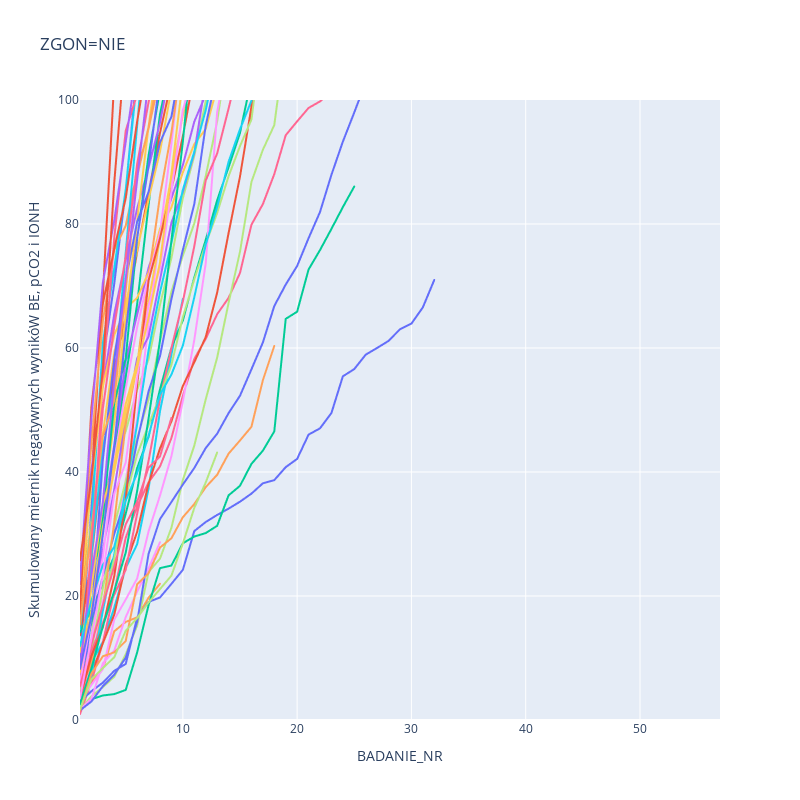
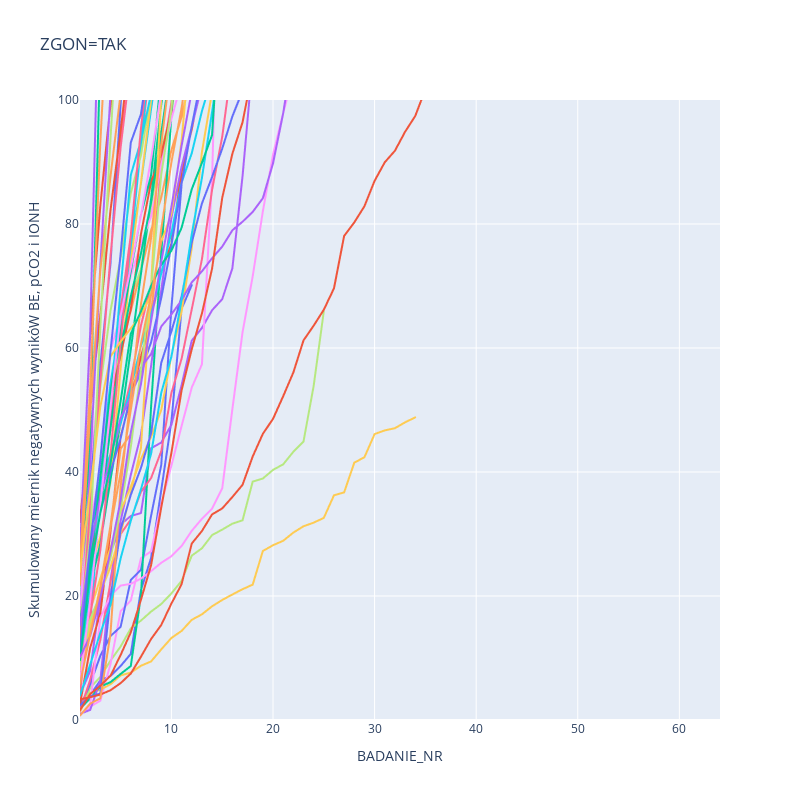

The notebook cell saved with these charts, in order:
### Code cell
# Podziel dane na dwie ramki danych
df_zgon_0 = df_miernik_all_scum[df_miernik_all['ZGON'] == 0]
df_zgon_1 = df_miernik_all_scum[df_miernik_all['ZGON'] == 1]

fig0 = make_subplots(rows=1, cols=2, subplot_titles=['Scatter Plot', 'Box Plot'])

# Wykres dla ZGON=0
fig1 = px.line(df_zgon_0, x='BADANIE_NR', y='Miernik_sum', color='PACJENT_NR', 
              labels={'BADANIE_NR': 'BADANIE_NR', 'Miernik_sum': 'Miernik', 'PACJENT_NR': 'Pacjent'},
              title='ZGON=NIE', width=800, height=800)
fig1.update_xaxes(title_text='BADANIE_NR')
fig1.update_yaxes(title_text='Skumulowany miernik negatywnych wynikóW BE, pCO2 i IONH')
fig1.update_layout(showlegend=False)

# Wykres dla ZGON=1
fig2 = px.line(df_zgon_1, x='BADANIE_NR', y='Miernik_sum', color='PACJENT_NR', 
               labels={'BADANIE_NR': 'BADANIE_NR', 'Miernik_sum': 'Miernik', 'PACJENT_NR': 'Pacjent'},
               title='ZGON=TAK', width=800, height=800)
fig2.update_xaxes(title_text='BADANIE_NR')
fig2.update_yaxes(title_text='Skumulowany miernik negatywnych wynikóW BE, pCO2 i IONH')
fig2.update_layout(showlegend=False)

fig1.update_yaxes(range=[0, 100])
fig2.update_yaxes(range=[0, 100])
# Wyświetl oba wykresy
fig1.show()
fig2.show()
# fig.write_html("miernik_pacjenci_wyleczeni.html")
# fig2.write_html("miernik_pacjenci_zmarli.html")
# fig0.write_html("ph_skumulowane.html")
